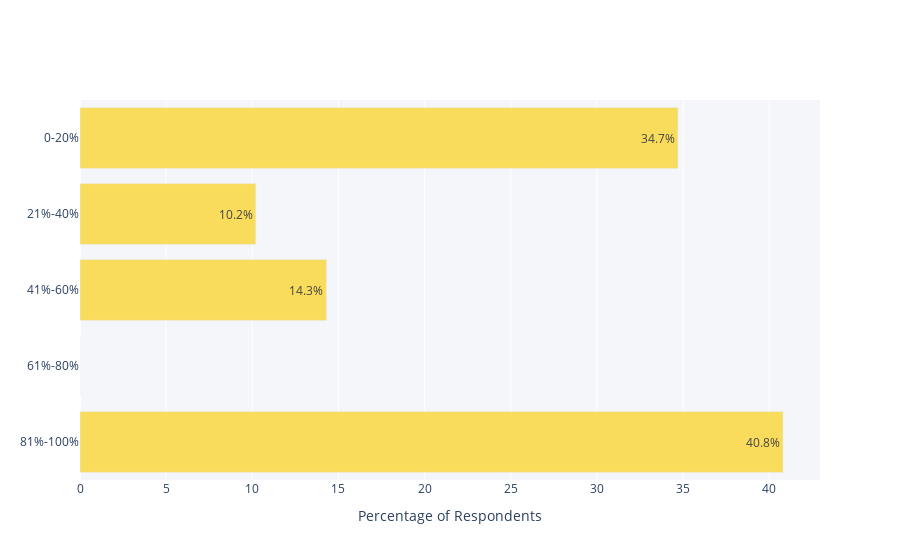

Here is the notebook cell this chart was saved with:
### Markdown cell above
# 1 - Education Funding

### Code cell
x = [40.8, 0, 14.3, 10.2, 34.7]
y = ['81%-100%','61%-80%', '41%-60%', '21%-40%', "0-20%"]

fig = go.Figure(go.Bar(
            x=x,
            y=y,
            text = x,
            orientation='h'))

fig.update_layout(plot_bgcolor='#f4f6f9')
fig.update_traces(marker_color='#f9dc5c')
    
fig.update_xaxes(title_text="Percentage of Respondents")
fig.update_traces(texttemplate='%{text}%', textposition='auto')


fig.show()

### Figure 1 — Plotly figure (JSON) as saved in the notebook; plotly's stock layout.template omitted (floating-point values rounded to 4 significant figures)
{"data": [{"marker": {"color": "#f9dc5c"}, "orientation": "h", "text": ["40.8", "0", "14.3", "10.2", "34.7"], "textposition": "auto", "texttemplate": "%{text}%", "type": "bar", "x": [40.8, 0, 14.3, 10.2, 34.7], "y": ["81%-100%", "61%-80%", "41%-60%", "21%-40%", "0-20%"]}], "layout": {"plot_bgcolor": "#f4f6f9", "xaxis": {"title": {"text": "Percentage of Respondents"}}}}
